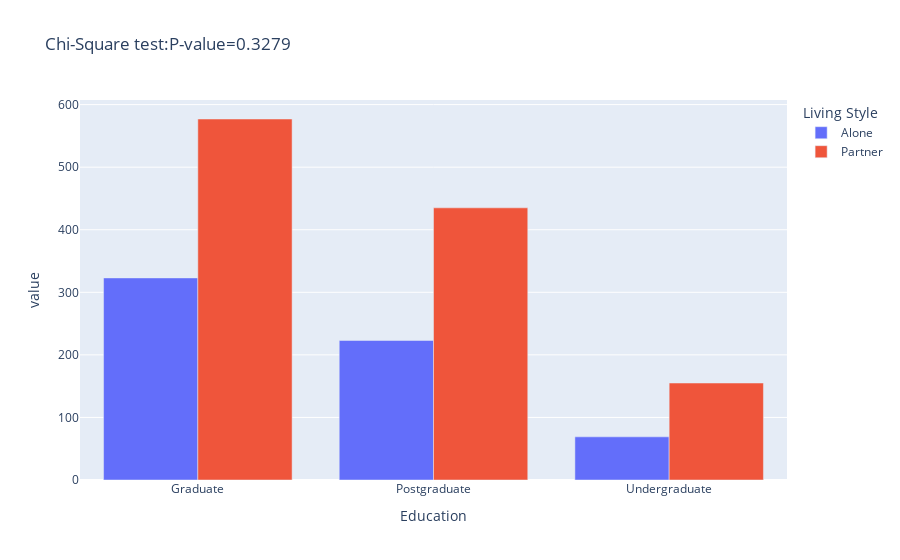

Here is the notebook cell this chart was saved with:
### Code cell
fig=px.bar(contingency_table,x=contingency_table.index,y=contingency_table.columns,title=f'Chi-Square test:P-value={p:.4f}',labels={'x':'Education','y':"Living Style"},barmode='group')
fig.show()

### Figure 1 — Plotly figure (JSON) as saved in the notebook; plotly's stock layout.template omitted (floating-point values rounded to 4 significant figures)
{"data": [{"alignmentgroup": "True", "hovertemplate": "Living Style=Alone<br>Education=%{x}<br>value=%{y}<extra></extra>", "legendgroup": "Alone", "marker": {"color": "#636efa", "pattern": {"shape": ""}}, "name": "Alone", "offsetgroup": "Alone", "orientation": "v", "showlegend": true, "textposition": "auto", "type": "bar", "x": ["Graduate", "Postgraduate", "Undergraduate"], "xaxis": "x", "y": [323, 223, 69], "yaxis": "y"}, {"alignmentgroup": "True", "hovertemplate": "Living Style=Partner<br>Education=%{x}<br>value=%{y}<extra></extra>", "legendgroup": "Partner", "marker": {"color": "#EF553B", "pattern": {"shape": ""}}, "name": "Partner", "offsetgroup": "Partner", "orientation": "v", "showlegend": true, "textposition": "auto", "type": "bar", "x": ["Graduate", "Postgraduate", "Undergraduate"], "xaxis": "x", "y": [577, 435, 155], "yaxis": "y"}], "layout": {"barmode": "group", "legend": {"title": {"text": "Living Style"}, "tracegroupgap": 0}, "title": {"text": "Chi-Square test:P-value=0.3279"}, "xaxis": {"anchor": "y", "domain": [0, 1], "title": {"text": "Education"}}, "yaxis": {"anchor": "x", "domain": [0, 1], "title": {"text": "value"}}}}
